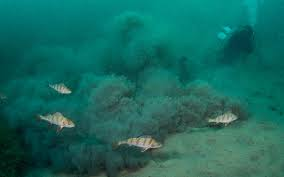
%> input picture aa.jpeg, 284 x 177 px
$ octave mainfile.m   (GNU Octave 9; MATLAB toolbox functions it lacks are replaced by stand-ins)
%> lines starting %> are read from the running program, lines starting %| are printed output that depends on the picture
### redCompensate.m
function ret = redCompensate( im, w )
% RED COMPENSATE - Reduced strength to prevent over-saturation
a = 0.3;  % Reduced from 1 to 0.3 to prevent excessive red
r = im2double(im(:,:,1));
g = im2double(im(:,:,2));
b = im2double(im(:,:,3));
[height,width,~] = size(im);
padsize = [(w-1)/2,(w-1)/2];
padr = padarray(r, padsize, 'symmetric', 'both');
padg = padarray(g, padsize, 'symmetric', 'both');
ret = im2double(im);
for i = 1:height
    for j = 1:width
        slider = padr(i:i+w-1,j:j+w-1);
        slideg = padg(i:i+w-1,j:j+w-1);
        r_mean = mean(mean(slider));
        g_mean = mean(mean(slideg));
        Irc = r(i,j) + a * (g_mean - r_mean) * (1-r(i,j)) * g(i,j);
        % Clamp values to prevent over-saturation
        Irc = min(max(Irc, 0), 1);
        ret(i, j, 1) = Irc;
    end
end
end

### simple_color_balance.m
function [ result ] = simple_color_balance(image)
% Simple white balance using Gray World assumption with limits
image = im2double(image);
r = image(:,:,1);
g = image(:,:,2);
b = image(:,:,3);

% Calculate mean of each channel
mean_r = mean(r(:));
mean_g = mean(g(:));
mean_b = mean(b(:));

% Gray world assumption: average color should be gray
avg = (mean_r + mean_g + mean_b) / 3;

% Scale factors with limits to prevent over-correction
scale_r = avg / (mean_r + eps);
scale_g = avg / (mean_g + eps);
scale_b = avg / (mean_b + eps);

% Limit scaling factors to prevent extreme adjustments
max_scale = 1.5;
scale_r = min(scale_r, max_scale);
scale_g = min(scale_g, max_scale);
scale_b = min(scale_b, max_scale);

% Apply scaling
result = image;
result(:,:,1) = min(r * scale_r, 1);
result(:,:,2) = min(g * scale_g, 1);
result(:,:,3) = min(b * scale_b, 1);
end

### gammaCorrection.m
function [ result ] = gammaCorrection(image, a, gamma)
% GAMMA CORRECTION
image = im2double(image);
result = a * (image .^ gamma);
end

### sharp.m
function [ result ] = sharp(image)
% SHARPENING
image = im2double(image);
GaussKernel = fspecial('gaussian', 5, 3);
imBlur = imfilter(image,GaussKernel);
unSharpMask = image - imBlur;
stretchIm = hisStretching(unSharpMask);
result = (image + stretchIm)/2;
end

### hisStretching.m
function [ result ] = hisStretching(image)
% Contrast stretching by histogram normalization
image = im2double(image);
[M, N, C] = size(image);
result = zeros(M, N, C);
for c = 1:C
    channel = image(:,:,c);
    minVal = min(channel(:));
    maxVal = max(channel(:));
    if maxVal > minVal
        result(:,:,c) = (channel - minVal) / (maxVal - minVal);
    else
        result(:,:,c) = channel;
    end
end
end

### rgb_to_lab.m
function [ lab ] = rgb_to_lab(rgb)
% Convert RGB to LAB color space
lab = rgb2lab(rgb);
end

### saliency_detection.m
function [ saliency ] = saliency_detection(image)
% Compute saliency map using spectral residual approach
image = im2double(image);
if size(image, 3) == 3
    grayImg = rgb2gray(image);
else
    grayImg = image;
end

% Spectral Residual
imgFFT = fft2(grayImg);
amplitude = abs(imgFFT);
phase = angle(imgFFT);

% Log spectrum
logAmplitude = log(amplitude + 1);

% Spectral residual
avgFilter = fspecial('average', 3);
spectralResidual = logAmplitude - imfilter(logAmplitude, avgFilter, 'replicate');

% Reconstruct
saliencyFFT = exp(spectralResidual + 1i * phase);
saliencyMap = abs(ifft2(saliencyFFT)).^2;

% Smooth with Gaussian
saliency = mat2gray(imgaussfilt(saliencyMap, 10));
end

### Saturation_weight.m
function [ saturation ] = Saturation_weight(image)
% Calculate saturation weight
image = im2double(image);
r = image(:,:,1);
g = image(:,:,2);
b = image(:,:,3);

% Saturation calculation
maxRGB = max(max(r, g), b);
minRGB = min(min(r, g), b);
saturation = (maxRGB - minRGB);
end

### gaussian_pyramid.m
function [ pyramid ] = gaussian_pyramid(image, level)
% Build Gaussian pyramid
pyramid = cell(level, 1);
pyramid{1} = image;

for i = 2:level
    % Apply Gaussian filter and downsample
    smoothed = imgaussfilt(pyramid{i-1}, 1);
    pyramid{i} = impyramid(smoothed, 'reduce');
end
end

### laplacian_pyramid.m
function [ pyramid ] = laplacian_pyramid(image, level)
% Build Laplacian pyramid
pyramid = cell(level, 1);
gaussian = cell(level, 1);
gaussian{1} = image;

% Build Gaussian pyramid first
for i = 2:level
    smoothed = imgaussfilt(gaussian{i-1}, 1);
    gaussian{i} = impyramid(smoothed, 'reduce');
end

% Build Laplacian pyramid
for i = 1:level-1
    % Expand the next level
    expanded = impyramid(gaussian{i+1}, 'expand');

    % Match sizes (expansion might create size mismatch)
    [M, N] = size(gaussian{i});
    [M_exp, N_exp] = size(expanded);
    if M_exp ~= M || N_exp ~= N
        expanded = imresize(expanded, [M, N]);
    end

    % Laplacian is difference
    pyramid{i} = gaussian{i} - expanded;
end
pyramid{level} = gaussian{level};
end

### pyramid_reconstruct.m
function [ result ] = pyramid_reconstruct(pyramid)
% Reconstruct image from Laplacian pyramid
level = length(pyramid);
result = pyramid{level};

for i = level-1:-1:1
    % Expand the result
    expanded = impyramid(result, 'expand');

    % Match sizes
    [M, N] = size(pyramid{i});
    [M_exp, N_exp] = size(expanded);
    if M_exp ~= M || N_exp ~= N
        expanded = imresize(expanded, [M, N]);
    end

    % Add Laplacian level
    result = expanded + pyramid{i};
end
end

### UIQM.m
function [ uiqm_value ] = UIQM(image)


image = im2double(image);

% 1. Colorfulness (UICM)
r = image(:,:,1);
g = image(:,:,2);
b = image(:,:,3);
rg = r - g;
yb = (r + g) / 2 - b;
uicm = sqrt(mean(rg(:))^2 + mean(yb(:))^2) + 0.3 * sqrt(var(rg(:)) + var(yb(:)));

% 2. Sharpness (UISM)
gray = rgb2gray(image);
sobelX = [-1 0 1; -2 0 2; -1 0 1];
sobelY = sobelX';
edgeX = imfilter(gray, sobelX, 'replicate');
edgeY = imfilter(gray, sobelY, 'replicate');
uism = mean(sqrt(edgeX(:).^2 + edgeY(:).^2));

% 3. Contrast (UIConM)
gray_log = log(gray + 1);
uiconm = std(gray_log(:));

% Weighted combination
c1 = 0.0282; c2 = 0.2953; c3 = 3.5753;
uiqm_value = c1 * uicm + c2 * uism + c3 * uiconm;
end

### UCIQE.m
function [ uciqe_value ] = UCIQE(image)
% Underwater Color Image Quality Evaluation
image = im2double(image);

% Convert to CIELab
lab = rgb2lab(image);
L = lab(:,:,1);
a = lab(:,:,2);
b = lab(:,:,3);

% Chroma
chroma = sqrt(a.^2 + b.^2);

% Standard deviations
sigma_c = std(chroma(:));
sigma_l = std(L(:));

% Saturation
saturation = chroma ./ (sqrt(a.^2 + b.^2 + L.^2) + eps);
avg_sat = mean(saturation(:));

% UCIQE formula
c1 = 0.4680; c2 = 0.2745; c3 = 0.2576;
uciqe_value = c1 * sigma_c + c2 * sigma_l + c3 * avg_sat;
end

### norm_weight.m
function [W1, W2] = norm_weight(WL1, WS1, WSat1, WL2, WS2, WSat2)
% Normalize weights across two images
% Combine weights
W1 = (WL1 + WS1 + WSat1) + 0.1;  % Add small constant to avoid division by zero
W2 = (WL2 + WS2 + WSat2) + 0.1;

% Normalize
W_total = W1 + W2;
W1 = W1 ./ W_total;
W2 = W2 ./ W_total;
end

### mainfile.m
clc;
clear all;
close all;
im = imread('aa.jpeg');
%> im is the input picture: size 177x284x3 uint8; mean R, G, B 22.6, 104.6, 94.6
figure,imshow(im),xlabel('origin image');
% red channel recover
im1 = redCompensate(im,5);
figure, subplot(2,2,1)
imshow(im1);
xlabel('red channel compensate');
% blue channel recover
% In murky waters or high water levels or the presence of plankton in abundance that causes the blue channel to attenuate strongly,Supplement the blue channel
% im1 = blueCompensate(im1);
% subplot(2,3,3)
% imshow(im1);
% xlabel('blue channel compensate')
% white balance enhancement
im2 = simple_color_balance(im1);
%> in simple_color_balance, `r = image(:,:,1);`:
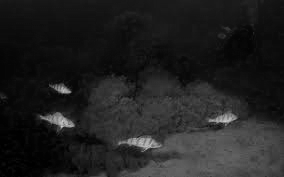
%> r: size 177x284 double; min 0.00121, max 0.803, mean 0.129
%> in simple_color_balance, `mean_r = mean(r(:));`: mean_r = 0.129
%> in simple_color_balance, `mean_g = mean(g(:));`: mean_g = 0.41
%> in simple_color_balance, `mean_b = mean(b(:));`: mean_b = 0.371
%> in simple_color_balance, `avg = (mean_r + mean_g + mean_b) / 3;`: avg = 0.303
%> in simple_color_balance, `scale_r = avg / (mean_r + eps);`: scale_r = 2.36
%> in simple_color_balance, `scale_g = avg / (mean_g + eps);`: scale_g = 0.739
%> in simple_color_balance, `scale_b = avg / (mean_b + eps);`: scale_b = 0.818
%> in simple_color_balance, `scale_r = min(scale_r, max_scale);`: scale_r = 1.5
subplot(2,2,2)
imshow(im2);
xlabel('white balance');
% gamma correction - reduced gamma to prevent over-brightening
input1 = gammaCorrection(im2,1,0.9);
subplot(2,2,3)
imshow(input1);
xlabel('gamma correction');
% sharpen
input2 = sharp(im2);
%> in sharp, `imBlur = imfilter(image,GaussKernel);`:
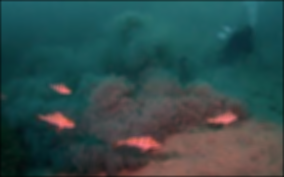
%> imBlur: size 177x284x3 double; mean R, G, B 0.191, 0.3, 0.3
%> the loop in hisStretching, `for c = 1:C` made 3 passes
%> (minVal, maxVal) on passes 1 to 3: (-0.325, 0.383), (-0.181, 0.251), (-0.205, 0.277)
%> pass 1, in hisStretching, `channel = image(:,:,c);`:
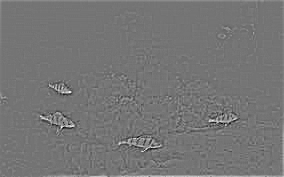
%> channel: size 177x284 double; min -0.325, max 0.383, mean 0.00198; drawn with min black and max white
subplot(2,2,4)
imshow(input2);
xlabel('sharp');
%.................................................%
% calculate weight
%.................................................%
lab1 = rgb_to_lab(input1);
%> in rgb_to_lab, `lab = rgb2lab(rgb);`: lab: size 177x284x3 double; mean of channels 1, 2, 3 35.1, -9, -2.5
lab2 = rgb_to_lab(input2);
%> in rgb_to_lab (call 2), `lab = rgb2lab(rgb);`: lab: size 177x284x3 double; mean of channels 1, 2, 3 38.8, -3.2, -1.4
R1 = double(lab1(:, :, 1)/255);
R2 = double(lab2(:, :, 1)/255);
% 1. Laplacian contrast weight (Laplacian filiter on input luminance channel)
WL1 = abs(imfilter(R1, fspecial('Laplacian'), 'replicate', 'conv'));
WL2 = abs(imfilter(R2, fspecial('Laplacian'), 'replicate', 'conv'));
% 2. Saliency weight
WS1 = saliency_detection(input1);
%> in saliency_detection, `logAmplitude = log(amplitude + 1);`:
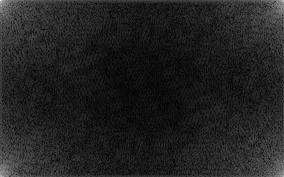
%> logAmplitude: size 177x284 double; min 0.00547, max 9.64, mean 1.28; drawn with min black and max white
WS2 = saliency_detection(input2);
%> in saliency_detection (call 2), `phase = angle(imgFFT);`:
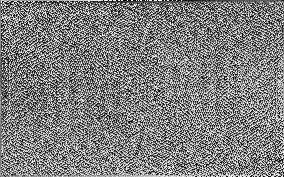
%> phase: size 177x284 double; min -3.14, max 3.14, mean -6.25e-05; mean of the top-left, top-right, bottom-left and bottom-right quarters -0.132, -0.0571, 0.0415, 0.145; drawn with min black and max white
% 3. Saturation weight
WSat1 = Saturation_weight(input1);
%> in Saturation_weight, `saturation = (maxRGB - minRGB);`:
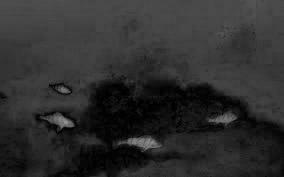
%> saturation: size 177x284 double; min 0.000453, max 0.57, mean 0.183
WSat2 = Saturation_weight(input2);
%> in Saturation_weight (call 2), `r = image(:,:,1);`:
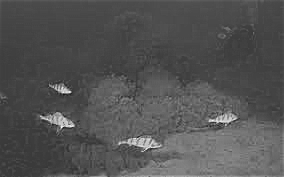
%> r: size 177x284 double; min 0.0821, max 0.993, mean 0.327
% normalized weight
[W1, W2] = norm_weight(WL1, WS1, WSat1, WL2 , WS2, WSat2);
%.................................................%
% image fusion
% R(x,y) = sum G{W} * L{I}
%.................................................%
level = 3;
% weight gaussian pyramid
Weight1 = gaussian_pyramid(W1, level);
%> after the loop in gaussian_pyramid, `for i = 2:level`: pyramid = 3 items
%> Weight1 = 3 items
Weight2 = gaussian_pyramid(W2, level);
%> Weight2 = 3 items
% image laplacian pyramid
% input1
r1 = laplacian_pyramid(double(double(input1(:, :, 1))), level);
%> the loop in laplacian_pyramid, `for i = 1:level-1` made 2 passes
%> (M, N) on passes 1 to 2: (177, 284), (89, 142)
%> r1 = 3 items
g1 = laplacian_pyramid(double(double(input1(:, :, 2))), level);
%> the loop in laplacian_pyramid (call 2), `for i = 1:level-1` made 2 passes
%> g1 = 3 items
b1 = laplacian_pyramid(double(double(input1(:, :, 3))), level);
%> b1 = 3 items
% input2
r2 = laplacian_pyramid(double(double(input2(:, :, 1))), level);
%> r2 = 3 items
g2 = laplacian_pyramid(double(double(input2(:, :, 2))), level);
%> g2 = 3 items
b2 = laplacian_pyramid(double(double(input2(:, :, 3))), level);
%> b2 = 3 items
% fusion
for i = 1 : level
    R_r{i} = Weight1{i} .* r1{i} + Weight2{i} .* r2{i};
    G_g{i} = Weight1{i} .* g1{i} + Weight2{i} .* g2{i};
    B_b{i} = Weight1{i} .* b1{i} + Weight2{i} .* b2{i};
end
%> after the loop, B_b = 3 items; G_g = 3 items; R_r = 3 items
% pyramin reconstruct
R = pyramid_reconstruct(R_r);
%> in pyramid_reconstruct, `level = length(pyramid);`: level = 3
%> the loop in pyramid_reconstruct, `for i = level-1:-1:1` made 2 passes
%> (M, N, M_exp, N_exp) on passes 1 to 2: (89, 142, 89, 141), (177, 284, 177, 283)
G = pyramid_reconstruct(G_g);
%> the loop in pyramid_reconstruct (call 2), `for i = level-1:-1:1` made 2 passes
B = pyramid_reconstruct(B_b);
% Normalize and clamp fusion result
fusion = cat(3, R,G,B);
fusion = im2double(fusion);
fusion = max(min(fusion, 1), 0);  % Clamp to [0,1]
uiqm = UIQM(fusion)
%> in UIQM, `uicm = sqrt(mean(rg(:))^2 + mean(yb(:))^2) + 0.3 * sqrt(var(rg(:)) + v..`: uicm = 0.142
%> in UIQM, `uism = mean(sqrt(edgeX(:).^2 + edgeY(:).^2));`: uism = 0.0978
%> in UIQM, `uiconm = std(gray_log(:));`: uiconm = 0.056
%> in UIQM, `uiqm_value = c1 * uicm + c2 * uism + c3 * uiconm;`: uiqm_value = 0.233
%> uiqm = 0.233
uciqe = UCIQE(fusion)
%> in UCIQE, `sigma_c = std(chroma(:));`: sigma_c = 6.01
%> in UCIQE, `sigma_l = std(L(:));`: sigma_l = 7.76
%> in UCIQE, `avg_sat = mean(saturation(:));`: avg_sat = 0.327
%> in UCIQE, `uciqe_value = c1 * sigma_c + c2 * sigma_l + c3 * avg_sat;`: uciqe_value = 5.03
%> uciqe = 5.03
figure,imshow(fusion),title("fusion image");
